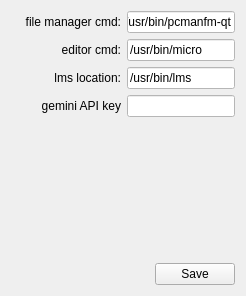
     <widget class="QWidget" name="tab_3">
      <attribute name="title">
       <string>Preferences</string>
      </attribute>
      <layout class="QGridLayout" name="gridLayout_3">
       <item row="2" column="0">
        <layout class="QHBoxLayout" name="horizontalLayout_15">
         <item>
          <widget class="QLabel" name="label_rag_model_6">
           <property name="minimumSize">
            <size>
             <width>110</width>
             <height>0</height>
            </size>
           </property>
           <property name="text">
            <string>lms location:</string>
           </property>
           <property name="alignment">
            <set>Qt::AlignRight|Qt::AlignTrailing|Qt::AlignVCenter</set>
           </property>
          </widget>
         </item>
         <item>
          <widget class="QLineEdit" name="lineEditCmdLMS">
           <property name="sizePolicy">
            <sizepolicy hsizetype="Expanding" vsizetype="Fixed">
             <horstretch>0</horstretch>
             <verstretch>0</verstretch>
            </sizepolicy>
           </property>
           <property name="minimumSize">
            <size>
             <width>0</width>
             <height>0</height>
            </size>
           </property>
           <property name="maximumSize">
            <size>
             <width>16777215</width>
             <height>16777215</height>
            </size>
           </property>
           <property name="styleSheet">
            <string notr="true">background-color: rgb(255, 255, 255);</string>
           </property>
           <property name="text">
            <string>/usr/bin/lms</string>
           </property>
          </widget>
         </item>
        </layout>
       </item>
       <item row="1" column="0">
        <layout class="QHBoxLayout" name="horizontalLayout_3">
         <item>
          <widget class="QLabel" name="label_rag_model_4">
           <property name="minimumSize">
            <size>
             <width>110</width>
             <height>0</height>
            </size>
           </property>
           <property name="text">
            <string>editor cmd:</string>
           </property>
           <property name="alignment">
            <set>Qt::AlignRight|Qt::AlignTrailing|Qt::AlignVCenter</set>
           </property>
          </widget>
         </item>
         <item>
          <widget class="QLineEdit" name="lineEdit_2">
           <property name="sizePolicy">
            <sizepolicy hsizetype="Expanding" vsizetype="Fixed">
             <horstretch>0</horstretch>
             <verstretch>0</verstretch>
            </sizepolicy>
           </property>
           <property name="minimumSize">
            <size>
             <width>0</width>
             <height>0</height>
            </size>
           </property>
           <property name="maximumSize">
            <size>
             <width>16777215</width>
             <height>16777215</height>
            </size>
           </property>
           <property name="styleSheet">
            <string notr="true">background-color: rgb(255, 255, 255);</string>
           </property>
           <property name="text">
            <string>/usr/bin/micro</string>
           </property>
          </widget>
         </item>
        </layout>
       </item>
       <item row="5" column="0">
        <layout class="QHBoxLayout" name="horizontalLayout_11">
         <item>
          <spacer name="horizontalSpacer_9">
           <property name="orientation">
            <enum>Qt::Horizontal</enum>
           </property>
           <property name="sizeHint" stdset="0">
            <size>
             <width>40</width>
             <height>20</height>
            </size>
           </property>
          </spacer>
         </item>
         <item>
          <widget class="QPushButton" name="pushButton_3">
           <property name="text">
            <string>Save</string>
           </property>
          </widget>
         </item>
        </layout>
       </item>
       <item row="4" column="0">
        <spacer name="verticalSpacer">
         <property name="orientation">
          <enum>Qt::Vertical</enum>
         </property>
         <property name="sizeHint" stdset="0">
          <size>
           <width>20</width>
           <height>140</height>
          </size>
         </property>
        </spacer>
       </item>
       <item row="0" column="0">
        <layout class="QHBoxLayout" name="horizontalLayout_4">
         <item>
          <widget class="QLabel" name="label_rag_model_5">
           <property name="minimumSize">
            <size>
             <width>110</width>
             <height>0</height>
            </size>
           </property>
           <property name="text">
            <string>file manager cmd:</string>
           </property>
           <property name="alignment">
            <set>Qt::AlignRight|Qt::AlignTrailing|Qt::AlignVCenter</set>
           </property>
          </widget>
         </item>
         <item>
          <widget class="QLineEdit" name="lineEdit_3">
           <property name="sizePolicy">
            <sizepolicy hsizetype="Expanding" vsizetype="Fixed">
             <horstretch>0</horstretch>
             <verstretch>0</verstretch>
            </sizepolicy>
           </property>
           <property name="minimumSize">
            <size>
             <width>0</width>
             <height>0</height>
            </size>
           </property>
           <property name="maximumSize">
            <size>
             <width>16777215</width>
             <height>16777215</height>
            </size>
           </property>
           <property name="styleSheet">
            <string notr="true">background-color: rgb(255, 255, 255);</string>
           </property>
           <property name="text">
            <string>/usr/bin/pcmanfm-qt</string>
           </property>
          </widget>
         </item>
        </layout>
       </item>
       <item row="3" column="0">
        <layout class="QHBoxLayout" name="horizontalLayout_19">
         <item>
          <widget class="QLabel" name="label_rag_model_7">
           <property name="minimumSize">
            <size>
             <width>110</width>
             <height>0</height>
            </size>
           </property>
           <property name="text">
            <string>gemini API key</string>
           </property>
           <property name="alignment">
            <set>Qt::AlignRight|Qt::AlignTrailing|Qt::AlignVCenter</set>
           </property>
          </widget>
         </item>
         <item>
          <widget class="QLineEdit" name="lineEditGoogle_api_key">
           <property name="sizePolicy">
            <sizepolicy hsizetype="Expanding" vsizetype="Fixed">
             <horstretch>0</horstretch>
             <verstretch>0</verstretch>
            </sizepolicy>
           </property>
           <property name="minimumSize">
            <size>
             <width>0</width>
             <height>0</height>
            </size>
           </property>
           <property name="maximumSize">
            <size>
             <width>16777215</width>
             <height>16777215</height>
            </size>
           </property>
           <property name="styleSheet">
            <string notr="true">background-color: rgb(255, 255, 255);</string>
           </property>
           <property name="text">
            <string/>
           </property>
          </widget>
         </item>
        </layout>
       </item>
      </layout>
     </widget>
